Frame 1 (no input): blank canvas, image omitted
Frame 60 (no input): blank canvas, image omitted
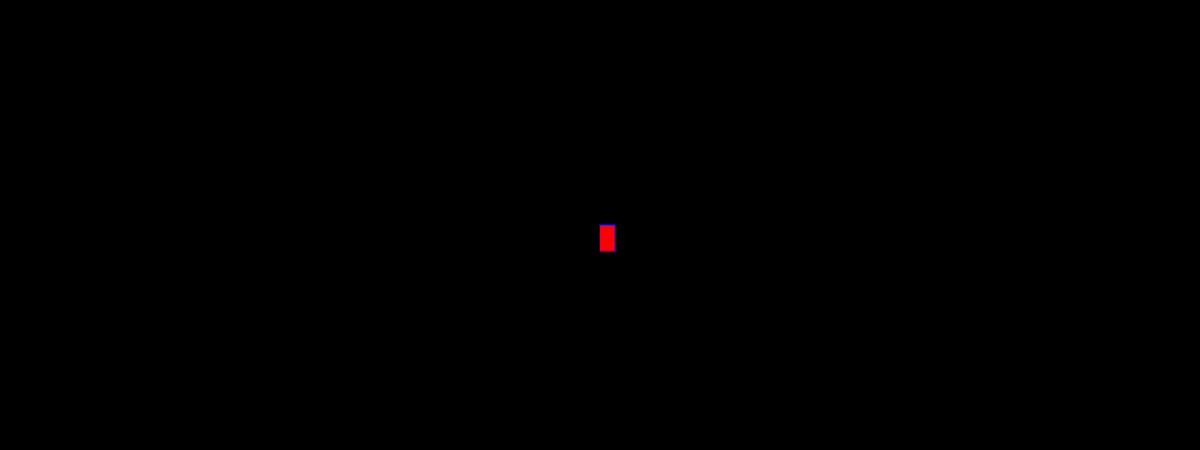
Frame 120 (the mouse pressed at the canvas centre since frame 60)

The p5.js sketch whose frames 1 and 60 were blank and that drew this single picture after the mouse press (run headless with seeded random() and noise() and a simulated clock; from frame 60 on, the mouse is pressed at the canvas centre):

// p5.js sketch
// ── sketch.js
function setup() {
  createCanvas(1600, 600);
  background("black");
}


function draw() {
  stroke("blue");
  fill("red");


if(mouseIsPressed){
  rect(mouseX, mouseY, 20, 35);
}
}
